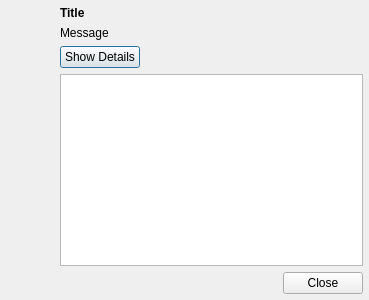
<ui version="4.0" >
 <class>ErrorDialog</class>
 <widget class="QDialog" name="ErrorDialog" >
  <property name="geometry" >
   <rect>
    <x>0</x>
    <y>0</y>
    <width>400</width>
    <height>322</height>
   </rect>
  </property>
  <property name="windowTitle" >
   <string>ErrorDialog</string>
  </property>
  <layout class="QVBoxLayout" name="verticalLayout_2" >
   <property name="sizeConstraint" >
    <enum>QLayout::SetFixedSize</enum>
   </property>
   <property name="margin" >
    <number>6</number>
   </property>
   <item>
    <layout class="QHBoxLayout" name="horizontalLayout_2" >
     <property name="sizeConstraint" >
      <enum>QLayout::SetFixedSize</enum>
     </property>
     <item>
      <widget class="QLabel" name="iconLabel" >
       <property name="sizePolicy" >
        <sizepolicy vsizetype="Minimum" hsizetype="Preferred" >
         <horstretch>0</horstretch>
         <verstretch>0</verstretch>
        </sizepolicy>
       </property>
       <property name="minimumSize" >
        <size>
         <width>48</width>
         <height>48</height>
        </size>
       </property>
       <property name="text" >
        <string/>
       </property>
       <property name="alignment" >
        <set>Qt::AlignLeading|Qt::AlignLeft|Qt::AlignTop</set>
       </property>
      </widget>
     </item>
     <item>
      <layout class="QVBoxLayout" name="verticalLayout" >
       <property name="spacing" >
        <number>6</number>
       </property>
       <property name="sizeConstraint" >
        <enum>QLayout::SetFixedSize</enum>
       </property>
       <property name="bottomMargin" >
        <number>0</number>
       </property>
       <item>
        <widget class="QLabel" name="titleLabel" >
         <property name="sizePolicy" >
          <sizepolicy vsizetype="Minimum" hsizetype="Preferred" >
           <horstretch>0</horstretch>
           <verstretch>0</verstretch>
          </sizepolicy>
         </property>
         <property name="text" >
          <string>&lt;b>Title&lt;/b></string>
         </property>
         <property name="wordWrap" >
          <bool>true</bool>
         </property>
        </widget>
       </item>
       <item>
        <widget class="QLabel" name="messageLabel" >
         <property name="sizePolicy" >
          <sizepolicy vsizetype="Minimum" hsizetype="Preferred" >
           <horstretch>0</horstretch>
           <verstretch>0</verstretch>
          </sizepolicy>
         </property>
         <property name="text" >
          <string>Message</string>
         </property>
         <property name="wordWrap" >
          <bool>true</bool>
         </property>
        </widget>
       </item>
       <item>
        <widget class="QWidget" native="1" name="showDetailsButtonContainer" >
         <property name="sizePolicy" >
          <sizepolicy vsizetype="Minimum" hsizetype="Preferred" >
           <horstretch>0</horstretch>
           <verstretch>0</verstretch>
          </sizepolicy>
         </property>
         <layout class="QHBoxLayout" name="horizontalLayout" >
          <property name="margin" >
           <number>0</number>
          </property>
          <item>
           <widget class="QPushButton" name="showDetailsButton" >
            <property name="text" >
             <string>Show Details</string>
            </property>
            <property name="checkable" >
             <bool>true</bool>
            </property>
           </widget>
          </item>
          <item>
           <spacer name="horizontalSpacer" >
            <property name="orientation" >
             <enum>Qt::Horizontal</enum>
            </property>
            <property name="sizeHint" stdset="0" >
             <size>
              <width>223</width>
              <height>17</height>
             </size>
            </property>
           </spacer>
          </item>
         </layout>
        </widget>
       </item>
       <item>
        <widget class="QPlainTextEdit" name="detailsTextEdit" >
         <property name="readOnly" >
          <bool>true</bool>
         </property>
        </widget>
       </item>
      </layout>
     </item>
    </layout>
   </item>
   <item>
    <widget class="QDialogButtonBox" name="buttonBox" >
     <property name="orientation" >
      <enum>Qt::Horizontal</enum>
     </property>
     <property name="standardButtons" >
      <set>QDialogButtonBox::Close</set>
     </property>
    </widget>
   </item>
  </layout>
 </widget>
 <resources/>
 <connections>
  <connection>
   <sender>buttonBox</sender>
   <signal>accepted()</signal>
   <receiver>ErrorDialog</receiver>
   <slot>accept()</slot>
   <hints>
    <hint type="sourcelabel" >
     <x>348</x>
     <y>315</y>
    </hint>
    <hint type="destinationlabel" >
     <x>399</x>
     <y>0</y>
    </hint>
   </hints>
  </connection>
  <connection>
   <sender>buttonBox</sender>
   <signal>rejected()</signal>
   <receiver>ErrorDialog</receiver>
   <slot>reject()</slot>
   <hints>
    <hint type="sourcelabel" >
     <x>329</x>
     <y>315</y>
    </hint>
    <hint type="destinationlabel" >
     <x>399</x>
     <y>76</y>
    </hint>
   </hints>
  </connection>
  <connection>
   <sender>showDetailsButton</sender>
   <signal>toggled(bool)</signal>
   <receiver>detailsTextEdit</receiver>
   <slot>setVisible(bool)</slot>
   <hints>
    <hint type="sourcelabel" >
     <x>142</x>
     <y>67</y>
    </hint>
    <hint type="destinationlabel" >
     <x>186</x>
     <y>116</y>
    </hint>
   </hints>
  </connection>
 </connections>
</ui>
